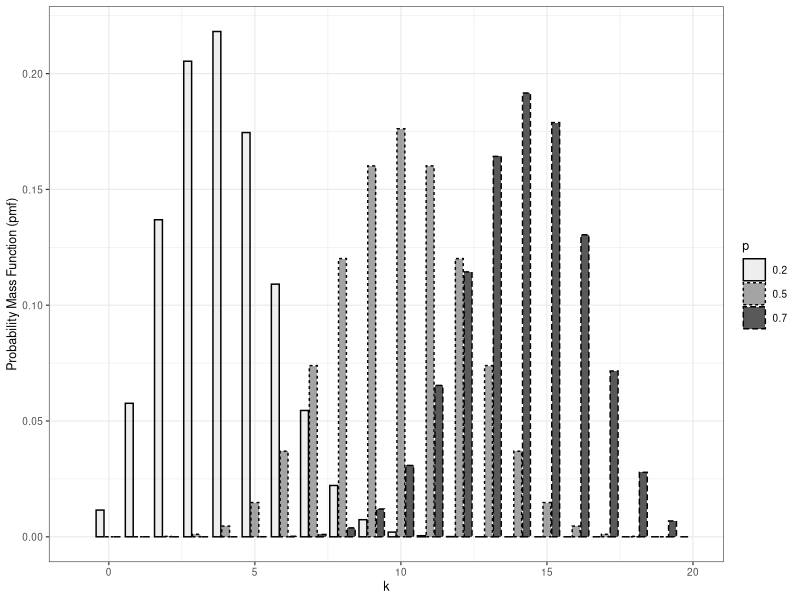
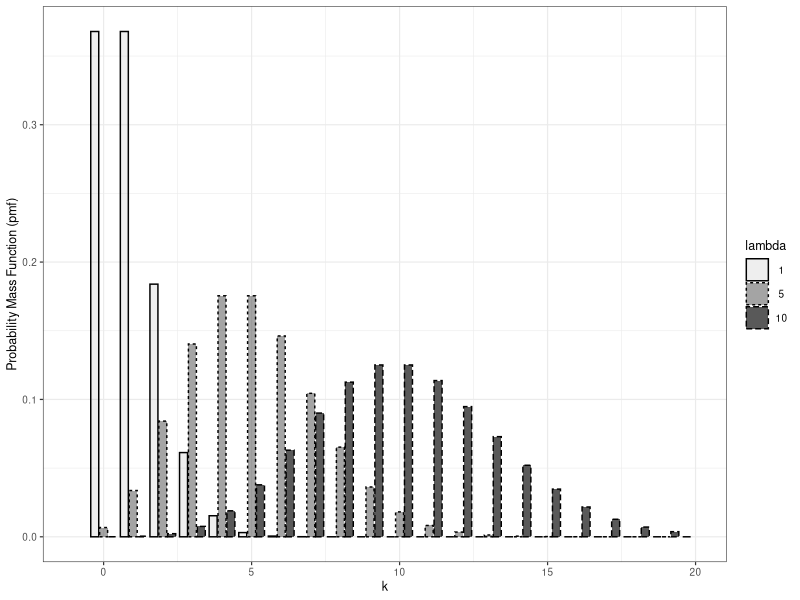
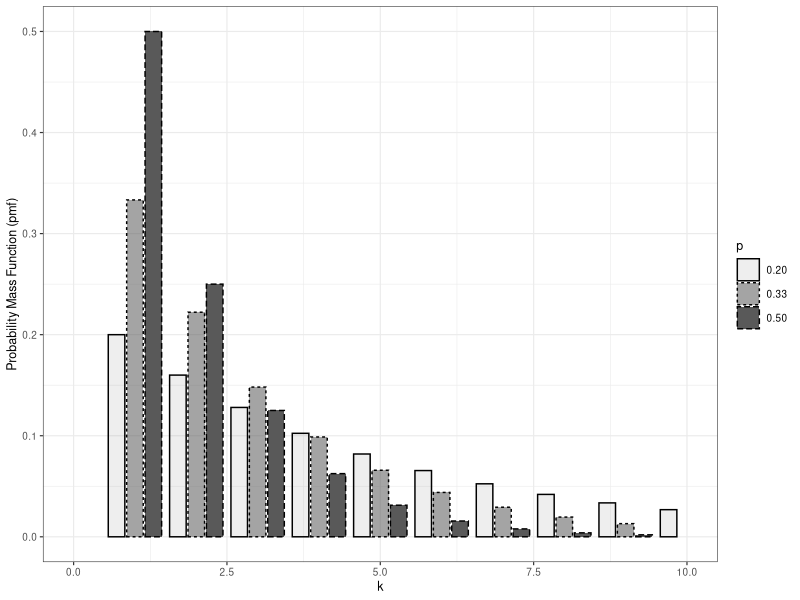

Here is the R script that generated these plots, in order:
## ---- chunk 1
# %%
require(tidyverse)
require(kableExtra)
old_theme <-theme_set(theme_bw(base_size=9, base_family = "Helvetica"))
# %%
## ---- chunk 2
#| echo: false
#| warning: false
#| label: fig-witbinom
#| fig-cap: |
#|   Binomial probability mass functions with $n=20$ and 
#|   different values of $p$ : $.5, .7, .2$.

n <- 20
x <-  as.integer(seq(0, 20, by=1))
probs <-  c(.5, .7, .2)

df <- as.data.frame(c(list("k"=x),
                      probs %>% purrr::map(.f = function(p) dbinom(x, n, p))))

names(df) <- c("k", format(probs, digits=2))

df <- tidyr::gather(df, key="p", value="pmf", -k)

p <- ggplot2::ggplot(data = df) +
     ggplot2::geom_col(mapping=ggplot2::aes(x=k, y=pmf,  alpha=p, linetype=p), position="dodge2", color=1) +
     ggplot2::scale_fill_discrete(guide=ggplot2::guide_legend(title="Parameter")) +
     ggplot2::xlab("k") +
     ggplot2::ylab("Probability Mass Function (pmf)") +
     ggplot2::xlim(xlim = c(-1, 20))
p

rm(df, probs, x)
# %%
## ---- chunk 3
#| echo: false
#| message: false
#| warning: false
#| label: fig-witgetpoisson
#| 
#| fig-cap: |
#|   Poisson probability mass functions with different values
#|   of parameter: $1, 5, 10$. Recall that the parameter of a Poisson
#|   distribution equals its expectation and its variance. 
#|   The probability mass function of a Poisson distribution 
#|   achieves its maximum (called the mode) close to its expectation.
#|   

x = as.integer(seq(0, 20, by=1))
lambdas =  c(1, 5, 10)

df <- as.data.frame(c(list("x"=x),
                      lambdas %>% purrr::map(.f = function(p) dpois(x, p))))

names(df) <- c("k", format(lambdas, digits=2))

df <- tidyr::gather(df, key="lambda", value="pmf", -k)

p <- ggplot2::ggplot(data = df) +
     ggplot2::geom_col(mapping=ggplot2::aes(x=k, y=pmf, alpha=lambda, linetype=lambda), position="dodge2", color=1) +
     # ggplot2::ggtitle("Poisson pmf",subtitle = "variation on parameter") +
     # ggplot2::scale_fill_discrete(guide=ggplot2::guide_legend(title="Parameter")) +
     ggplot2::xlab("k") +
     ggplot2::ylab("Probability Mass Function (pmf)") +
     ggplot2::xlim(xlim = c(-1, 20))

p

# ggplotly(p)
rm(df, lambdas, x)
# %%
## ---- chunk 4
#| echo: false
#| message: false
#| warning: false
#| screenshot.force: true 
#| fig-cap: |
#|   Geometric probability mass functions with different values of
#|   parameter $p$: $1/2, 1/3, 1/5$. The probability mass function 
#|   equals $p \times (1-p)^{k-1}$ at $k\geq 1$. The mode is 
#|   achieved at $k=1$ whatever the value of $p$. The expectation equals $1/p$

x <- as.integer(seq(0, 9, by=1))
probs <-  c(1/2, 1/3, 1/5)

df <- as.data.frame(c(list("x"=x+1),
                      probs %>% purrr::map(.f = function(p) dgeom(x, p))))
names(df) <- c("k", format(probs, digits = 2))
df <- tidyr::gather(df, key="p", value="pmf", -k)

p <- ggplot2::ggplot(data = df) +
     ggplot2::geom_col(mapping=ggplot2::aes(x=k, y=pmf, linetype=p, alpha=p), color=1, position="dodge2") +
     ggplot2::scale_fill_discrete(guide=ggplot2::guide_legend(title="Parameter p")) +
     ggplot2::xlab("k") +
     ggplot2::ylab("Probability Mass Function (pmf)") +
     ggplot2::xlim(xlim = c(0, 10))

p
# %%
